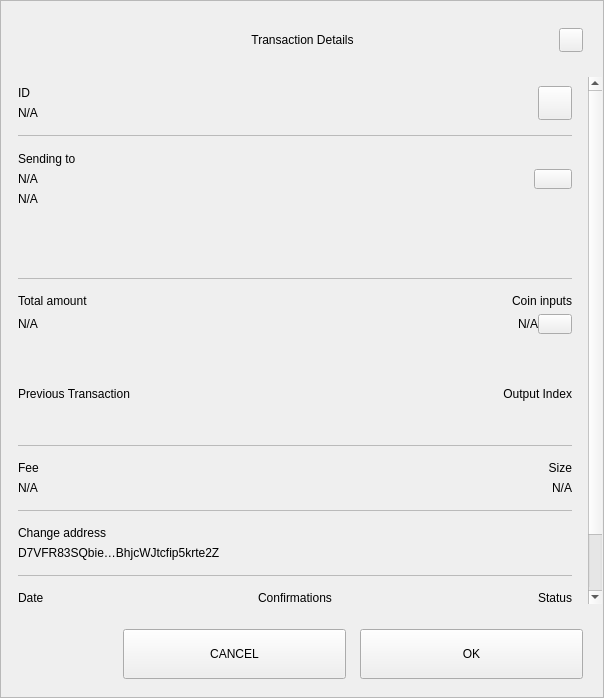
<?xml version="1.0" encoding="UTF-8"?>
<ui version="4.0">
 <class>TxDetailDialog</class>
 <widget class="QWidget" name="TxDetailDialog">
  <property name="geometry">
   <rect>
    <x>0</x>
    <y>0</y>
    <width>604</width>
    <height>698</height>
   </rect>
  </property>
  <property name="sizePolicy">
   <sizepolicy hsizetype="Preferred" vsizetype="Expanding">
    <horstretch>0</horstretch>
    <verstretch>0</verstretch>
   </sizepolicy>
  </property>
  <property name="minimumSize">
   <size>
    <width>574</width>
    <height>500</height>
   </size>
  </property>
  <property name="windowTitle">
   <string>Form</string>
  </property>
  <property name="styleSheet">
   <string notr="true"/>
  </property>
  <layout class="QVBoxLayout" name="verticalLayout_3">
   <property name="spacing">
    <number>0</number>
   </property>
   <property name="leftMargin">
    <number>0</number>
   </property>
   <property name="topMargin">
    <number>0</number>
   </property>
   <property name="rightMargin">
    <number>0</number>
   </property>
   <property name="bottomMargin">
    <number>0</number>
   </property>
   <item>
    <widget class="QFrame" name="frame">
     <property name="sizePolicy">
      <sizepolicy hsizetype="Preferred" vsizetype="Expanding">
       <horstretch>0</horstretch>
       <verstretch>0</verstretch>
      </sizepolicy>
     </property>
     <property name="styleSheet">
      <string notr="true"/>
     </property>
     <property name="frameShape">
      <enum>QFrame::StyledPanel</enum>
     </property>
     <property name="frameShadow">
      <enum>QFrame::Raised</enum>
     </property>
     <layout class="QVBoxLayout" name="verticalLayout">
      <property name="leftMargin">
       <number>0</number>
      </property>
      <property name="rightMargin">
       <number>0</number>
      </property>
      <item>
       <layout class="QHBoxLayout" name="horizontalLayout_3">
        <property name="spacing">
         <number>0</number>
        </property>
        <property name="leftMargin">
         <number>20</number>
        </property>
        <property name="topMargin">
         <number>10</number>
        </property>
        <property name="rightMargin">
         <number>20</number>
        </property>
        <item>
         <spacer name="horizontalSpacer_1">
          <property name="orientation">
           <enum>Qt::Horizontal</enum>
          </property>
          <property name="sizeHint" stdset="0">
           <size>
            <width>40</width>
            <height>20</height>
           </size>
          </property>
         </spacer>
        </item>
        <item>
         <widget class="QLabel" name="labelTitle">
          <property name="minimumSize">
           <size>
            <width>0</width>
            <height>40</height>
           </size>
          </property>
          <property name="maximumSize">
           <size>
            <width>16777215</width>
            <height>40</height>
           </size>
          </property>
          <property name="styleSheet">
           <string notr="true">padding-left:24px;</string>
          </property>
          <property name="text">
           <string>Transaction Details</string>
          </property>
          <property name="alignment">
           <set>Qt::AlignCenter</set>
          </property>
          <property name="margin">
           <number>7</number>
          </property>
         </widget>
        </item>
        <item>
         <spacer name="horizontalSpacer_2">
          <property name="orientation">
           <enum>Qt::Horizontal</enum>
          </property>
          <property name="sizeHint" stdset="0">
           <size>
            <width>40</width>
            <height>20</height>
           </size>
          </property>
         </spacer>
        </item>
        <item>
         <widget class="QPushButton" name="btnEsc">
          <property name="minimumSize">
           <size>
            <width>24</width>
            <height>24</height>
           </size>
          </property>
          <property name="maximumSize">
           <size>
            <width>24</width>
            <height>24</height>
           </size>
          </property>
          <property name="focusPolicy">
           <enum>Qt::NoFocus</enum>
          </property>
          <property name="text">
           <string/>
          </property>
         </widget>
        </item>
       </layout>
      </item>
      <item>
       <spacer name="verticalSpacer">
        <property name="orientation">
         <enum>Qt::Vertical</enum>
        </property>
        <property name="sizeType">
         <enum>QSizePolicy::Fixed</enum>
        </property>
        <property name="sizeHint" stdset="0">
         <size>
          <width>20</width>
          <height>10</height>
         </size>
        </property>
       </spacer>
      </item>
      <item>
       <widget class="QWidget" name="layoutScroll" native="true">
        <property name="minimumSize">
         <size>
          <width>0</width>
          <height>0</height>
         </size>
        </property>
        <layout class="QVBoxLayout" name="verticalLayout_4">
         <property name="leftMargin">
          <number>0</number>
         </property>
         <property name="topMargin">
          <number>0</number>
         </property>
         <property name="rightMargin">
          <number>0</number>
         </property>
         <item>
          <widget class="QScrollArea" name="scrollArea">
           <property name="styleSheet">
            <string notr="true">#scrollArea {
background:transparent;
}</string>
           </property>
           <property name="horizontalScrollBarPolicy">
            <enum>Qt::ScrollBarAlwaysOff</enum>
           </property>
           <property name="sizeAdjustPolicy">
            <enum>QAbstractScrollArea::AdjustIgnored</enum>
           </property>
           <property name="widgetResizable">
            <bool>true</bool>
           </property>
           <property name="alignment">
            <set>Qt::AlignLeading|Qt::AlignLeft|Qt::AlignTop</set>
           </property>
           <widget class="QWidget" name="scrollAreaWidgetContents">
            <property name="geometry">
             <rect>
              <x>0</x>
              <y>0</y>
              <width>586</width>
              <height>644</height>
             </rect>
            </property>
            <property name="autoFillBackground">
             <bool>false</bool>
            </property>
            <property name="styleSheet">
             <string notr="true">#scrollAreaWidgetContents {
background:transparent;
}</string>
            </property>
            <layout class="QVBoxLayout" name="verticalLayout_7">
             <property name="spacing">
              <number>0</number>
             </property>
             <property name="sizeConstraint">
              <enum>QLayout::SetDefaultConstraint</enum>
             </property>
             <property name="leftMargin">
              <number>0</number>
             </property>
             <property name="topMargin">
              <number>0</number>
             </property>
             <property name="rightMargin">
              <number>0</number>
             </property>
             <property name="bottomMargin">
              <number>0</number>
             </property>
             <item>
              <widget class="QWidget" name="content" native="true">
               <layout class="QVBoxLayout" name="verticalLayout_2">
                <property name="leftMargin">
                 <number>16</number>
                </property>
                <property name="topMargin">
                 <number>0</number>
                </property>
                <property name="rightMargin">
                 <number>16</number>
                </property>
                <item>
                 <widget class="QWidget" name="contentID" native="true">
                  <layout class="QHBoxLayout" name="horizontalLayout_12" stretch="0,0">
                   <property name="leftMargin">
                    <number>0</number>
                   </property>
                   <property name="rightMargin">
                    <number>0</number>
                   </property>
                   <item>
                    <layout class="QVBoxLayout" name="contentID_int">
                     <item>
                      <widget class="QLabel" name="labelId">
                       <property name="maximumSize">
                        <size>
                         <width>16777215</width>
                         <height>16777215</height>
                        </size>
                       </property>
                       <property name="text">
                        <string>ID</string>
                       </property>
                      </widget>
                     </item>
                     <item>
                      <widget class="QLabel" name="textId">
                       <property name="text">
                        <string notr="true">N/A</string>
                       </property>
                      </widget>
                     </item>
                    </layout>
                   </item>
                   <item>
                    <widget class="QPushButton" name="pushCopy">
                     <property name="minimumSize">
                      <size>
                       <width>34</width>
                       <height>34</height>
                      </size>
                     </property>
                     <property name="maximumSize">
                      <size>
                       <width>34</width>
                       <height>34</height>
                      </size>
                     </property>
                     <property name="focusPolicy">
                      <enum>Qt::NoFocus</enum>
                     </property>
                     <property name="text">
                      <string/>
                     </property>
                     <property name="iconSize">
                      <size>
                       <width>24</width>
                       <height>24</height>
                      </size>
                     </property>
                    </widget>
                   </item>
                  </layout>
                 </widget>
                </item>
                <item>
                 <widget class="QLabel" name="labelDividerID">
                  <property name="maximumSize">
                   <size>
                    <width>16777215</width>
                    <height>1</height>
                   </size>
                  </property>
                  <property name="styleSheet">
                   <string notr="true">background-color:#bababa;</string>
                  </property>
                  <property name="text">
                   <string/>
                  </property>
                 </widget>
                </item>
                <item>
                 <widget class="QWidget" name="contentOutputsLabel" native="true">
                  <layout class="QHBoxLayout" name="horizontalLayout_11" stretch="0,0">
                   <property name="spacing">
                    <number>6</number>
                   </property>
                   <property name="leftMargin">
                    <number>0</number>
                   </property>
                   <property name="topMargin">
                    <number>9</number>
                   </property>
                   <property name="rightMargin">
                    <number>0</number>
                   </property>
                   <property name="bottomMargin">
                    <number>9</number>
                   </property>
                   <item>
                    <layout class="QVBoxLayout" name="contentOutputsLabel_int">
                     <property name="leftMargin">
                      <number>0</number>
                     </property>
                     <property name="topMargin">
                      <number>1</number>
                     </property>
                     <property name="rightMargin">
                      <number>6</number>
                     </property>
                     <property name="bottomMargin">
                      <number>1</number>
                     </property>
                     <item>
                      <widget class="QLabel" name="labelSend">
                       <property name="maximumSize">
                        <size>
                         <width>16777215</width>
                         <height>16777215</height>
                        </size>
                       </property>
                       <property name="text">
                        <string>Sending to</string>
                       </property>
                      </widget>
                     </item>
                     <item>
                      <widget class="QWidget" name="widget" native="true">
                       <layout class="QVBoxLayout" name="verticalLayout_6">
                        <property name="leftMargin">
                         <number>0</number>
                        </property>
                        <property name="topMargin">
                         <number>0</number>
                        </property>
                        <property name="rightMargin">
                         <number>0</number>
                        </property>
                        <property name="bottomMargin">
                         <number>0</number>
                        </property>
                        <item>
                         <widget class="QLabel" name="textSendLabel">
                          <property name="text">
                           <string notr="true">N/A</string>
                          </property>
                         </widget>
                        </item>
                        <item>
                         <widget class="QLabel" name="textSend">
                          <property name="text">
                           <string notr="true">N/A</string>
                          </property>
                         </widget>
                        </item>
                       </layout>
                      </widget>
                     </item>
                    </layout>
                   </item>
                   <item>
                    <widget class="QPushButton" name="pushOutputs">
                     <property name="minimumSize">
                      <size>
                       <width>34</width>
                       <height>20</height>
                      </size>
                     </property>
                     <property name="maximumSize">
                      <size>
                       <width>38</width>
                       <height>20</height>
                      </size>
                     </property>
                     <property name="focusPolicy">
                      <enum>Qt::NoFocus</enum>
                     </property>
                     <property name="styleSheet">
                      <string notr="true"/>
                     </property>
                     <property name="text">
                      <string/>
                     </property>
                    </widget>
                   </item>
                  </layout>
                 </widget>
                </item>
                <item>
                 <widget class="QScrollArea" name="outputsScrollArea">
                  <property name="minimumSize">
                   <size>
                    <width>0</width>
                    <height>50</height>
                   </size>
                  </property>
                  <property name="styleSheet">
                   <string notr="true">#outputsScrollArea {
background:transparent;
}</string>
                  </property>
                  <property name="widgetResizable">
                   <bool>true</bool>
                  </property>
                  <widget class="QWidget" name="container_outputs_base">
                   <property name="geometry">
                    <rect>
                     <x>0</x>
                     <y>0</y>
                     <width>552</width>
                     <height>48</height>
                    </rect>
                   </property>
                   <property name="styleSheet">
                    <string notr="true">#container_outputs_base {
background:transparent;
}</string>
                   </property>
                  </widget>
                 </widget>
                </item>
                <item>
                 <widget class="QLabel" name="labelDividerOutputs">
                  <property name="maximumSize">
                   <size>
                    <width>16777215</width>
                    <height>1</height>
                   </size>
                  </property>
                  <property name="styleSheet">
                   <string notr="true">background-color:#bababa;</string>
                  </property>
                  <property name="text">
                   <string/>
                  </property>
                 </widget>
                </item>
                <item>
                 <widget class="QWidget" name="gridAmounts" native="true">
                  <layout class="QGridLayout" name="contentAmountInputs">
                   <property name="leftMargin">
                    <number>0</number>
                   </property>
                   <property name="topMargin">
                    <number>9</number>
                   </property>
                   <property name="rightMargin">
                    <number>0</number>
                   </property>
                   <property name="bottomMargin">
                    <number>9</number>
                   </property>
                   <property name="horizontalSpacing">
                    <number>12</number>
                   </property>
                   <item row="1" column="0">
                    <widget class="QLabel" name="textAmount">
                     <property name="text">
                      <string notr="true">N/A</string>
                     </property>
                    </widget>
                   </item>
                   <item row="0" column="0">
                    <widget class="QLabel" name="labelAmount">
                     <property name="maximumSize">
                      <size>
                       <width>16777215</width>
                       <height>16777215</height>
                      </size>
                     </property>
                     <property name="text">
                      <string>Total amount</string>
                     </property>
                    </widget>
                   </item>
                   <item row="0" column="3">
                    <widget class="QLabel" name="labelInputs">
                     <property name="sizePolicy">
                      <sizepolicy hsizetype="Minimum" vsizetype="Preferred">
                       <horstretch>0</horstretch>
                       <verstretch>0</verstretch>
                      </sizepolicy>
                     </property>
                     <property name="maximumSize">
                      <size>
                       <width>16777215</width>
                       <height>16777215</height>
                      </size>
                     </property>
                     <property name="text">
                      <string>Coin inputs</string>
                     </property>
                     <property name="alignment">
                      <set>Qt::AlignRight|Qt::AlignTrailing|Qt::AlignVCenter</set>
                     </property>
                    </widget>
                   </item>
                   <item row="1" column="3">
                    <layout class="QHBoxLayout" name="horizontalLayout">
                     <item>
                      <widget class="QLabel" name="textInputs">
                       <property name="text">
                        <string notr="true">N/A</string>
                       </property>
                       <property name="alignment">
                        <set>Qt::AlignRight|Qt::AlignTrailing|Qt::AlignVCenter</set>
                       </property>
                      </widget>
                     </item>
                     <item>
                      <widget class="QPushButton" name="pushInputs">
                       <property name="maximumSize">
                        <size>
                         <width>34</width>
                         <height>20</height>
                        </size>
                       </property>
                       <property name="focusPolicy">
                        <enum>Qt::NoFocus</enum>
                       </property>
                       <property name="layoutDirection">
                        <enum>Qt::LeftToRight</enum>
                       </property>
                       <property name="styleSheet">
                        <string notr="true"/>
                       </property>
                       <property name="text">
                        <string/>
                       </property>
                      </widget>
                     </item>
                    </layout>
                   </item>
                  </layout>
                 </widget>
                </item>
                <item>
                 <widget class="QFrame" name="gridInputs">
                  <property name="sizePolicy">
                   <sizepolicy hsizetype="Preferred" vsizetype="MinimumExpanding">
                    <horstretch>0</horstretch>
                    <verstretch>0</verstretch>
                   </sizepolicy>
                  </property>
                  <property name="minimumSize">
                   <size>
                    <width>0</width>
                    <height>90</height>
                   </size>
                  </property>
                  <property name="lineWidth">
                   <number>0</number>
                  </property>
                  <layout class="QGridLayout" name="gridLayoutInput" columnstretch="5,0">
                   <property name="sizeConstraint">
                    <enum>QLayout::SetMaximumSize</enum>
                   </property>
                   <property name="leftMargin">
                    <number>0</number>
                   </property>
                   <property name="rightMargin">
                    <number>0</number>
                   </property>
                   <property name="verticalSpacing">
                    <number>0</number>
                   </property>
                   <item row="0" column="1">
                    <widget class="QLabel" name="labelOutputIndex">
                     <property name="layoutDirection">
                      <enum>Qt::LeftToRight</enum>
                     </property>
                     <property name="text">
                      <string>Output Index</string>
                     </property>
                     <property name="textFormat">
                      <enum>Qt::AutoText</enum>
                     </property>
                     <property name="alignment">
                      <set>Qt::AlignRight|Qt::AlignTrailing|Qt::AlignVCenter</set>
                     </property>
                     <property name="margin">
                      <number>0</number>
                     </property>
                    </widget>
                   </item>
                   <item row="0" column="0" alignment="Qt::AlignLeft">
                    <widget class="QLabel" name="labelTitlePrevTx">
                     <property name="text">
                      <string>Previous Transaction</string>
                     </property>
                    </widget>
                   </item>
                  </layout>
                 </widget>
                </item>
                <item>
                 <widget class="QLabel" name="labelDividerPrevtx">
                  <property name="maximumSize">
                   <size>
                    <width>16777215</width>
                    <height>1</height>
                   </size>
                  </property>
                  <property name="styleSheet">
                   <string notr="true">background-color:#bababa;</string>
                  </property>
                  <property name="text">
                   <string/>
                  </property>
                 </widget>
                </item>
                <item>
                 <layout class="QHBoxLayout" name="contentFeeSize">
                  <property name="topMargin">
                   <number>9</number>
                  </property>
                  <property name="bottomMargin">
                   <number>9</number>
                  </property>
                  <item>
                   <layout class="QVBoxLayout" name="contentFee">
                    <property name="topMargin">
                     <number>0</number>
                    </property>
                    <property name="bottomMargin">
                     <number>0</number>
                    </property>
                    <item>
                     <widget class="QLabel" name="labelFee">
                      <property name="maximumSize">
                       <size>
                        <width>16777215</width>
                        <height>16777215</height>
                       </size>
                      </property>
                      <property name="text">
                       <string>Fee</string>
                      </property>
                     </widget>
                    </item>
                    <item>
                     <widget class="QLabel" name="textFee">
                      <property name="text">
                       <string notr="true">N/A</string>
                      </property>
                     </widget>
                    </item>
                   </layout>
                  </item>
                  <item>
                   <widget class="QWidget" name="contentSize" native="true">
                    <layout class="QVBoxLayout" name="contentSize_layout">
                     <property name="topMargin">
                      <number>0</number>
                     </property>
                     <property name="rightMargin">
                      <number>0</number>
                     </property>
                     <property name="bottomMargin">
                      <number>0</number>
                     </property>
                     <item>
                      <widget class="QLabel" name="labelSize">
                       <property name="maximumSize">
                        <size>
                         <width>16777215</width>
                         <height>16777215</height>
                        </size>
                       </property>
                       <property name="text">
                        <string>Size</string>
                       </property>
                       <property name="alignment">
                        <set>Qt::AlignRight|Qt::AlignTrailing|Qt::AlignVCenter</set>
                       </property>
                      </widget>
                     </item>
                     <item>
                      <widget class="QLabel" name="textSize">
                       <property name="text">
                        <string notr="true">N/A</string>
                       </property>
                       <property name="alignment">
                        <set>Qt::AlignRight|Qt::AlignTrailing|Qt::AlignVCenter</set>
                       </property>
                      </widget>
                     </item>
                    </layout>
                   </widget>
                  </item>
                 </layout>
                </item>
                <item>
                 <widget class="QLabel" name="labelDividerFeeSize">
                  <property name="maximumSize">
                   <size>
                    <width>16777215</width>
                    <height>1</height>
                   </size>
                  </property>
                  <property name="styleSheet">
                   <string notr="true">background-color:#bababa;</string>
                  </property>
                  <property name="text">
                   <string/>
                  </property>
                 </widget>
                </item>
                <item>
                 <widget class="QWidget" name="contentChangeAddress" native="true">
                  <layout class="QVBoxLayout" name="contentChangeAddress_layout">
                   <property name="leftMargin">
                    <number>0</number>
                   </property>
                   <property name="topMargin">
                    <number>9</number>
                   </property>
                   <property name="rightMargin">
                    <number>0</number>
                   </property>
                   <property name="bottomMargin">
                    <number>9</number>
                   </property>
                   <item>
                    <widget class="QLabel" name="labelChange">
                     <property name="maximumSize">
                      <size>
                       <width>16777215</width>
                       <height>16777215</height>
                      </size>
                     </property>
                     <property name="text">
                      <string>Change address</string>
                     </property>
                    </widget>
                   </item>
                   <item>
                    <widget class="QLabel" name="textChange">
                     <property name="text">
                      <string>D7VFR83SQbie…BhjcWJtcfip5krte2Z </string>
                     </property>
                    </widget>
                   </item>
                  </layout>
                 </widget>
                </item>
                <item>
                 <widget class="QLabel" name="labelDividerChange">
                  <property name="maximumSize">
                   <size>
                    <width>16777215</width>
                    <height>1</height>
                   </size>
                  </property>
                  <property name="styleSheet">
                   <string notr="true">background-color:#bababa;</string>
                  </property>
                  <property name="text">
                   <string/>
                  </property>
                 </widget>
                </item>
                <item>
                 <widget class="QWidget" name="gridConfDateStatus" native="true">
                  <layout class="QGridLayout" name="contentConfDateStatus">
                   <property name="leftMargin">
                    <number>0</number>
                   </property>
                   <property name="rightMargin">
                    <number>0</number>
                   </property>
                   <item row="1" column="3">
                    <widget class="QLabel" name="textStatus">
                     <property name="text">
                      <string>Spendable</string>
                     </property>
                     <property name="alignment">
                      <set>Qt::AlignRight|Qt::AlignTrailing|Qt::AlignVCenter</set>
                     </property>
                    </widget>
                   </item>
                   <item row="0" column="1">
                    <widget class="QLabel" name="labelConfirmations">
                     <property name="maximumSize">
                      <size>
                       <width>16777215</width>
                       <height>16777215</height>
                      </size>
                     </property>
                     <property name="text">
                      <string>Confirmations</string>
                     </property>
                     <property name="alignment">
                      <set>Qt::AlignCenter</set>
                     </property>
                    </widget>
                   </item>
                   <item row="0" column="3">
                    <widget class="QLabel" name="labelStatus">
                     <property name="maximumSize">
                      <size>
                       <width>16777215</width>
                       <height>16777215</height>
                      </size>
                     </property>
                     <property name="text">
                      <string>Status</string>
                     </property>
                     <property name="alignment">
                      <set>Qt::AlignRight|Qt::AlignTrailing|Qt::AlignVCenter</set>
                     </property>
                    </widget>
                   </item>
                   <item row="1" column="1">
                    <widget class="QLabel" name="textConfirmations">
                     <property name="text">
                      <string notr="true">N/A</string>
                     </property>
                     <property name="alignment">
                      <set>Qt::AlignCenter</set>
                     </property>
                    </widget>
                   </item>
                   <item row="0" column="0">
                    <widget class="QLabel" name="labelDate">
                     <property name="maximumSize">
                      <size>
                       <width>16777215</width>
                       <height>16777215</height>
                      </size>
                     </property>
                     <property name="text">
                      <string>Date</string>
                     </property>
                     <property name="alignment">
                      <set>Qt::AlignLeading|Qt::AlignLeft|Qt::AlignVCenter</set>
                     </property>
                    </widget>
                   </item>
                   <item row="1" column="0">
                    <widget class="QLabel" name="textDate">
                     <property name="text">
                      <string>May 25, 2017</string>
                     </property>
                     <property name="alignment">
                      <set>Qt::AlignLeading|Qt::AlignLeft|Qt::AlignVCenter</set>
                     </property>
                    </widget>
                   </item>
                  </layout>
                 </widget>
                </item>
                <item>
                 <widget class="QLabel" name="labelDividerConfs">
                  <property name="maximumSize">
                   <size>
                    <width>16777215</width>
                    <height>1</height>
                   </size>
                  </property>
                  <property name="styleSheet">
                   <string notr="true">background-color:#bababa;</string>
                  </property>
                  <property name="text">
                   <string/>
                  </property>
                 </widget>
                </item>
                <item>
                 <spacer name="verticalSpacer_2">
                  <property name="orientation">
                   <enum>Qt::Vertical</enum>
                  </property>
                  <property name="sizeType">
                   <enum>QSizePolicy::Expanding</enum>
                  </property>
                  <property name="sizeHint" stdset="0">
                   <size>
                    <width>20</width>
                    <height>10</height>
                   </size>
                  </property>
                 </spacer>
                </item>
                <item>
                 <widget class="QLabel" name="labelWarning">
                  <property name="text">
                   <string>TextLabel</string>
                  </property>
                  <property name="alignment">
                   <set>Qt::AlignCenter</set>
                  </property>
                 </widget>
                </item>
               </layout>
              </widget>
             </item>
            </layout>
           </widget>
          </widget>
         </item>
        </layout>
       </widget>
      </item>
      <item>
       <widget class="QWidget" name="containerButtons" native="true">
        <layout class="QHBoxLayout" name="horizontalLayout1" stretch="1,2,2">
         <property name="spacing">
          <number>14</number>
         </property>
         <property name="leftMargin">
          <number>10</number>
         </property>
         <property name="rightMargin">
          <number>20</number>
         </property>
         <item>
          <spacer name="horizontalSpacer_3">
           <property name="orientation">
            <enum>Qt::Horizontal</enum>
           </property>
           <property name="sizeHint" stdset="0">
            <size>
             <width>40</width>
             <height>20</height>
            </size>
           </property>
          </spacer>
         </item>
         <item>
          <widget class="QPushButton" name="btnCancel">
           <property name="minimumSize">
            <size>
             <width>200</width>
             <height>50</height>
            </size>
           </property>
           <property name="focusPolicy">
            <enum>Qt::NoFocus</enum>
           </property>
           <property name="text">
            <string>CANCEL</string>
           </property>
          </widget>
         </item>
         <item>
          <widget class="QPushButton" name="btnSave">
           <property name="minimumSize">
            <size>
             <width>200</width>
             <height>50</height>
            </size>
           </property>
           <property name="focusPolicy">
            <enum>Qt::NoFocus</enum>
           </property>
           <property name="text">
            <string>OK</string>
           </property>
          </widget>
         </item>
        </layout>
       </widget>
      </item>
     </layout>
    </widget>
   </item>
  </layout>
 </widget>
 <resources/>
 <connections/>
</ui>
